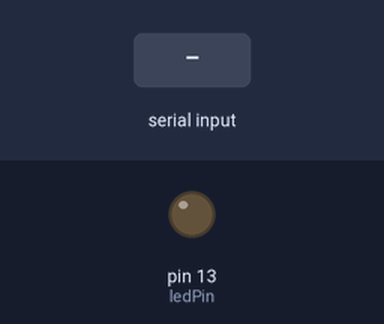
A sketch run on a simulated Arduino Uno, built with avr-gcc and run on an emulated ATmega328P. On the bench: output pins drawn as LEDs (lit = HIGH). The test bench sets the inputs (shaded band).

Above: at 1.2 s.
1.3 s: "L" received over Serial
At 2.3 s:
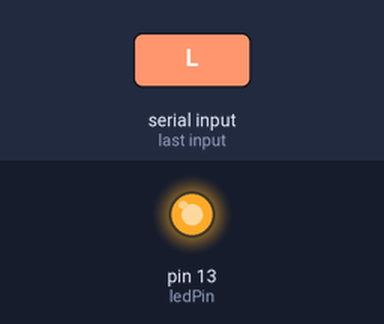
2.8 s: "D" received over Serial
At 3.5 s:
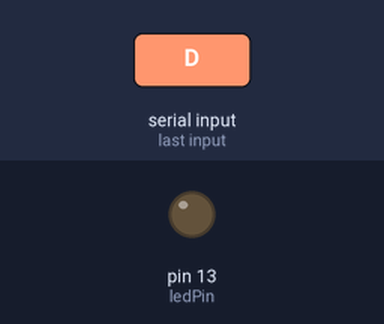
Timing chart, 0 to 5.8 s (numbered marks = the images above; inputs shaded):
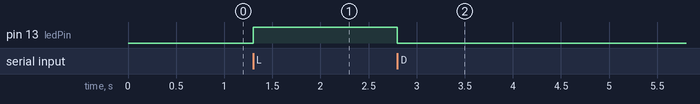

Measured:
- after the input at 1.3 s, pin 13 (ledPin): LOW → HIGH at once
- after the input at 2.8 s, pin 13 (ledPin): HIGH → LOW at once

The sketch:

ledavr.ino
```cpp
const int ledPin = 13;
int incomingByte;
void setup() {
Serial.begin(9600);
pinMode(ledPin, OUTPUT);
}
void loop() {
if (Serial.available() > 0) {
incomingByte = Serial.read();
if (incomingByte == 'L') {
digitalWrite(ledPin, HIGH);
  }
if (incomingByte == 'D') {
digitalWrite(ledPin, LOW);
    }
  }
}
```
